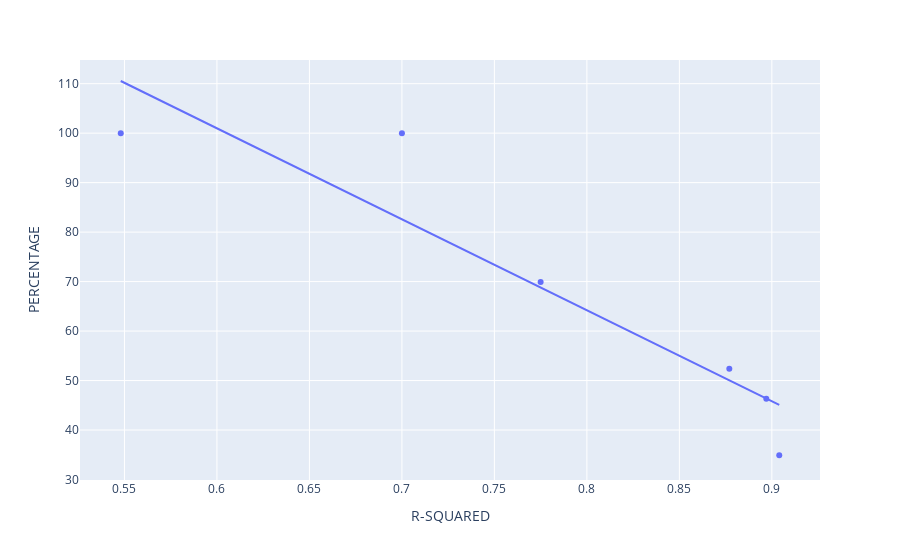

The code cell stored with this chart in its notebook:
### Code cell
colors = [(0.701, 0.384, 0.019), 
          (0.890, 0.051, 0.090),
          (0.627, 0.647, 0.662),
          (0.0, 0.0, 0.0),
          (0.0, 0.211, 0.533),
          (0.0, 0.596, 0.831),
          (0.584, 0.803, 0.729)]

px.scatter(df6, 
           'R-SQUARED', 
           'PERCENTAGE',
           hover_name='LINE',
           trendline='ols')

### Figure 1 — Plotly figure (JSON) as saved in the notebook; plotly's stock layout.template omitted (floating-point values rounded to 4 significant figures)
{"data": [{"hovertemplate": "<b>%{hovertext}</b><br><br>R-SQUARED=%{x}<br>PERCENTAGE=%{y}<extra></extra>", "hovertext": ["CENTRAL", "JUBILEE", "NORTHERN", "PICCADILLY", "VICTORIA", "WATERLOO & CITY"], "legendgroup": "", "marker": {"color": "#636efa", "symbol": "circle"}, "mode": "markers", "name": "", "orientation": "v", "showlegend": false, "type": "scatter", "x": [0.904, 0.877, 0.775, 0.897, 0.548, 0.7], "xaxis": "x", "y": [34.9, 52.4, 69.9, 46.3, 100, 100], "yaxis": "y"}, {"hovertemplate": "<b>OLS trendline</b><br>PERCENTAGE = -183.825 * R-SQUARED + 211.277<br>R<sup>2</sup>=0.864035<br><br>R-SQUARED=%{x}<br>PERCENTAGE=%{y} <b>(trend)</b><extra></extra>", "legendgroup": "", "marker": {"color": "#636efa", "symbol": "circle"}, "mode": "lines", "name": "", "showlegend": false, "type": "scatter", "x": [0.548, 0.7, 0.775, 0.877, 0.897, 0.904], "xaxis": "x", "y": [110.5, 82.6, 68.81, 50.06, 46.39, 45.1], "yaxis": "y"}], "layout": {"legend": {"tracegroupgap": 0}, "margin": {"t": 60}, "xaxis": {"anchor": "y", "domain": [0, 1], "title": {"text": "R-SQUARED"}}, "yaxis": {"anchor": "x", "domain": [0, 1], "title": {"text": "PERCENTAGE"}}}}
